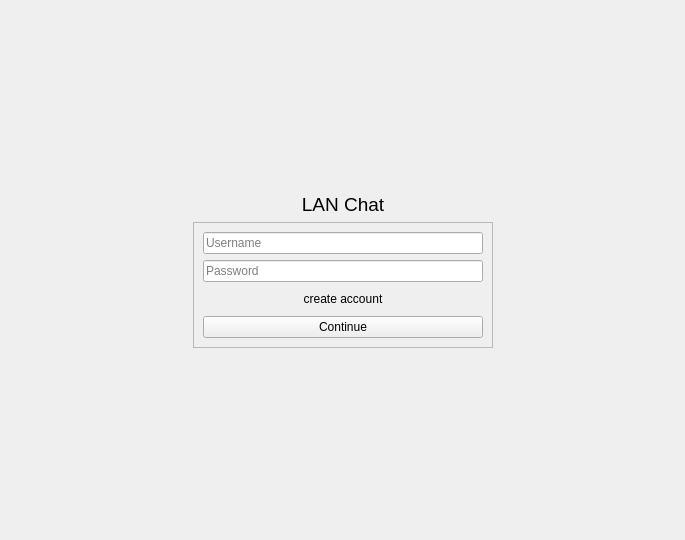
<?xml version="1.0" encoding="UTF-8"?>
<ui version="4.0">
 <class>LoginForm</class>
 <widget class="QWidget" name="LoginForm">
  <property name="geometry">
   <rect>
    <x>0</x>
    <y>0</y>
    <width>685</width>
    <height>540</height>
   </rect>
  </property>
  <property name="windowTitle">
   <string>Form</string>
  </property>
  <layout class="QGridLayout" name="gridLayout">
   <item row="3" column="1">
    <spacer name="verticalSpacer">
     <property name="orientation">
      <enum>Qt::Vertical</enum>
     </property>
     <property name="sizeHint" stdset="0">
      <size>
       <width>20</width>
       <height>40</height>
      </size>
     </property>
    </spacer>
   </item>
   <item row="1" column="1">
    <widget class="QLabel" name="label">
     <property name="font">
      <font>
       <pointsize>14</pointsize>
      </font>
     </property>
     <property name="text">
      <string>LAN Chat</string>
     </property>
     <property name="alignment">
      <set>Qt::AlignCenter</set>
     </property>
    </widget>
   </item>
   <item row="1" column="2">
    <spacer name="horizontalSpacer_2">
     <property name="orientation">
      <enum>Qt::Horizontal</enum>
     </property>
     <property name="sizeHint" stdset="0">
      <size>
       <width>40</width>
       <height>20</height>
      </size>
     </property>
    </spacer>
   </item>
   <item row="1" column="0">
    <spacer name="horizontalSpacer">
     <property name="orientation">
      <enum>Qt::Horizontal</enum>
     </property>
     <property name="sizeHint" stdset="0">
      <size>
       <width>40</width>
       <height>20</height>
      </size>
     </property>
    </spacer>
   </item>
   <item row="2" column="1">
    <widget class="QFrame" name="frame">
     <property name="sizePolicy">
      <sizepolicy hsizetype="Fixed" vsizetype="Preferred">
       <horstretch>0</horstretch>
       <verstretch>0</verstretch>
      </sizepolicy>
     </property>
     <property name="minimumSize">
      <size>
       <width>300</width>
       <height>0</height>
      </size>
     </property>
     <property name="frameShape">
      <enum>QFrame::StyledPanel</enum>
     </property>
     <property name="frameShadow">
      <enum>QFrame::Raised</enum>
     </property>
     <layout class="QVBoxLayout" name="verticalLayout">
      <item>
       <widget class="QLineEdit" name="lineUsername">
        <property name="placeholderText">
         <string>Username</string>
        </property>
       </widget>
      </item>
      <item>
       <widget class="QLineEdit" name="linePassword">
        <property name="echoMode">
         <enum>QLineEdit::Password</enum>
        </property>
        <property name="placeholderText">
         <string>Password</string>
        </property>
       </widget>
      </item>
      <item>
       <widget class="QPushButton" name="btnCreateAccount">
        <property name="cursor">
         <cursorShape>PointingHandCursor</cursorShape>
        </property>
        <property name="styleSheet">
         <string notr="true">::hover { color: black;  text-decoration: underline; }</string>
        </property>
        <property name="text">
         <string>create account</string>
        </property>
        <property name="flat">
         <bool>true</bool>
        </property>
       </widget>
      </item>
      <item>
       <widget class="QPushButton" name="btnContinue">
        <property name="text">
         <string>Continue</string>
        </property>
       </widget>
      </item>
     </layout>
    </widget>
   </item>
   <item row="0" column="1">
    <spacer name="verticalSpacer_2">
     <property name="orientation">
      <enum>Qt::Vertical</enum>
     </property>
     <property name="sizeHint" stdset="0">
      <size>
       <width>20</width>
       <height>40</height>
      </size>
     </property>
    </spacer>
   </item>
  </layout>
 </widget>
 <resources/>
 <connections/>
</ui>
